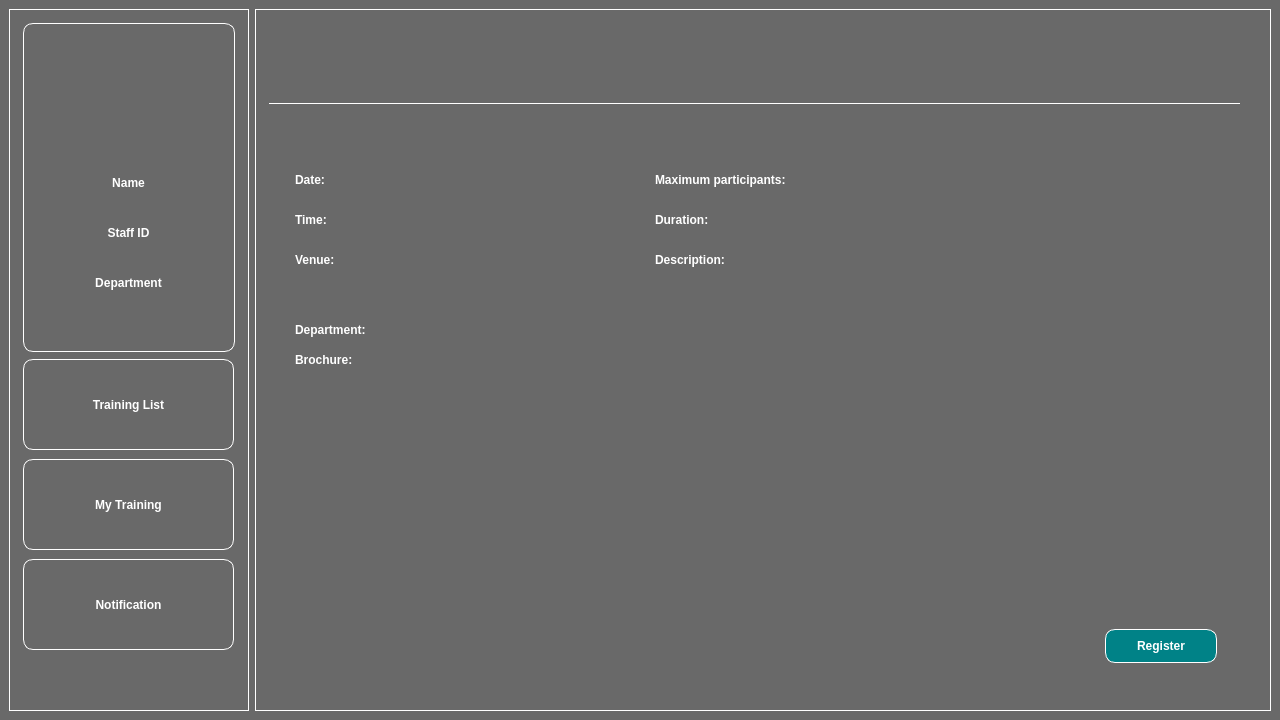
<?xml version="1.0" encoding="UTF-8"?>
<ui version="4.0">
 <class>MainWindow</class>
 <widget class="QMainWindow" name="MainWindow">
  <property name="geometry">
   <rect>
    <x>0</x>
    <y>0</y>
    <width>1280</width>
    <height>720</height>
   </rect>
  </property>
  <property name="minimumSize">
   <size>
    <width>1280</width>
    <height>720</height>
   </size>
  </property>
  <property name="maximumSize">
   <size>
    <width>1280</width>
    <height>720</height>
   </size>
  </property>
  <property name="windowTitle">
   <string>MainWindow</string>
  </property>
  <property name="styleSheet">
   <string notr="true">background-color: #696969;</string>
  </property>
  <widget class="QWidget" name="centralwidget">
   <property name="minimumSize">
    <size>
     <width>1280</width>
     <height>720</height>
    </size>
   </property>
   <property name="maximumSize">
    <size>
     <width>1280</width>
     <height>720</height>
    </size>
   </property>
   <property name="autoFillBackground">
    <bool>false</bool>
   </property>
   <layout class="QHBoxLayout" name="horizontalLayout">
    <item>
     <widget class="QFrame" name="side_frame">
      <property name="minimumSize">
       <size>
        <width>240</width>
        <height>0</height>
       </size>
      </property>
      <property name="maximumSize">
       <size>
        <width>240</width>
        <height>16777215</height>
       </size>
      </property>
      <property name="styleSheet">
       <string notr="true">border: 1px solid white;</string>
      </property>
      <property name="frameShape">
       <enum>QFrame::StyledPanel</enum>
      </property>
      <property name="frameShadow">
       <enum>QFrame::Raised</enum>
      </property>
      <widget class="QFrame" name="profile_frame">
       <property name="geometry">
        <rect>
         <x>14</x>
         <y>14</y>
         <width>212</width>
         <height>329</height>
        </rect>
       </property>
       <property name="styleSheet">
        <string notr="true">border-radius: 10px;</string>
       </property>
       <property name="frameShape">
        <enum>QFrame::StyledPanel</enum>
       </property>
       <property name="frameShadow">
        <enum>QFrame::Raised</enum>
       </property>
       <widget class="QPushButton" name="profile_button">
        <property name="geometry">
         <rect>
          <x>63</x>
          <y>40</y>
          <width>90</width>
          <height>90</height>
         </rect>
        </property>
        <property name="sizePolicy">
         <sizepolicy hsizetype="Minimum" vsizetype="Fixed">
          <horstretch>0</horstretch>
          <verstretch>0</verstretch>
         </sizepolicy>
        </property>
        <property name="minimumSize">
         <size>
          <width>90</width>
          <height>90</height>
         </size>
        </property>
        <property name="maximumSize">
         <size>
          <width>90</width>
          <height>90</height>
         </size>
        </property>
        <property name="styleSheet">
         <string notr="true">border: none;
border-radius: 50%;
</string>
        </property>
        <property name="text">
         <string/>
        </property>
        <property name="icon">
         <iconset>
          <normaloff>profile.png</normaloff>profile.png</iconset>
        </property>
        <property name="iconSize">
         <size>
          <width>90</width>
          <height>90</height>
         </size>
        </property>
       </widget>
       <widget class="QLabel" name="name_label">
        <property name="geometry">
         <rect>
          <x>10</x>
          <y>150</y>
          <width>191</width>
          <height>20</height>
         </rect>
        </property>
        <property name="layoutDirection">
         <enum>Qt::LeftToRight</enum>
        </property>
        <property name="styleSheet">
         <string notr="true">border: none;
color: white;
font-weight: bold;
</string>
        </property>
        <property name="text">
         <string>Name</string>
        </property>
        <property name="alignment">
         <set>Qt::AlignCenter</set>
        </property>
       </widget>
       <widget class="QLabel" name="staff_id_label">
        <property name="geometry">
         <rect>
          <x>10</x>
          <y>200</y>
          <width>191</width>
          <height>20</height>
         </rect>
        </property>
        <property name="styleSheet">
         <string notr="true">border: none;
color: white;
font-weight: bold;</string>
        </property>
        <property name="text">
         <string>Staff ID</string>
        </property>
        <property name="alignment">
         <set>Qt::AlignCenter</set>
        </property>
       </widget>
       <widget class="QLabel" name="department_label">
        <property name="geometry">
         <rect>
          <x>10</x>
          <y>250</y>
          <width>191</width>
          <height>20</height>
         </rect>
        </property>
        <property name="styleSheet">
         <string notr="true">border: none;
color: white;
font-weight: bold;</string>
        </property>
        <property name="text">
         <string>Department</string>
        </property>
        <property name="alignment">
         <set>Qt::AlignCenter</set>
        </property>
       </widget>
       <widget class="QLabel" name="name_db">
        <property name="geometry">
         <rect>
          <x>10</x>
          <y>170</y>
          <width>191</width>
          <height>20</height>
         </rect>
        </property>
        <property name="styleSheet">
         <string notr="true">border: none;
color: white;</string>
        </property>
        <property name="text">
         <string/>
        </property>
        <property name="alignment">
         <set>Qt::AlignCenter</set>
        </property>
       </widget>
       <widget class="QLabel" name="id_db">
        <property name="geometry">
         <rect>
          <x>10</x>
          <y>220</y>
          <width>191</width>
          <height>20</height>
         </rect>
        </property>
        <property name="styleSheet">
         <string notr="true">border: none;
color: white;</string>
        </property>
        <property name="text">
         <string/>
        </property>
        <property name="alignment">
         <set>Qt::AlignCenter</set>
        </property>
       </widget>
       <widget class="QLabel" name="department_db">
        <property name="geometry">
         <rect>
          <x>10</x>
          <y>270</y>
          <width>191</width>
          <height>20</height>
         </rect>
        </property>
        <property name="styleSheet">
         <string notr="true">border: none;
color: white;</string>
        </property>
        <property name="text">
         <string/>
        </property>
        <property name="alignment">
         <set>Qt::AlignCenter</set>
        </property>
       </widget>
      </widget>
      <widget class="QPushButton" name="my_training_button">
       <property name="geometry">
        <rect>
         <x>14</x>
         <y>450</y>
         <width>211</width>
         <height>91</height>
        </rect>
       </property>
       <property name="styleSheet">
        <string notr="true">color: white;
font-weight: bold;
border-radius: 10px;</string>
       </property>
       <property name="text">
        <string>My Training</string>
       </property>
      </widget>
      <widget class="QPushButton" name="list_button">
       <property name="geometry">
        <rect>
         <x>14</x>
         <y>350</y>
         <width>211</width>
         <height>91</height>
        </rect>
       </property>
       <property name="styleSheet">
        <string notr="true">color: white;
font-weight: bold;
border-radius: 10px;</string>
       </property>
       <property name="text">
        <string>Training List</string>
       </property>
      </widget>
      <widget class="QPushButton" name="notification_button">
       <property name="geometry">
        <rect>
         <x>14</x>
         <y>550</y>
         <width>211</width>
         <height>91</height>
        </rect>
       </property>
       <property name="styleSheet">
        <string notr="true">color: white;
font-weight: bold;
border-radius: 10px;</string>
       </property>
       <property name="text">
        <string>Notification</string>
       </property>
      </widget>
      <widget class="QPushButton" name="logout_button">
       <property name="geometry">
        <rect>
         <x>14</x>
         <y>650</y>
         <width>51</width>
         <height>41</height>
        </rect>
       </property>
       <property name="styleSheet">
        <string notr="true">border: none;
border-radius: 50%;</string>
       </property>
       <property name="text">
        <string/>
       </property>
       <property name="icon">
        <iconset>
         <normaloff>logout.png</normaloff>logout.png</iconset>
       </property>
       <property name="iconSize">
        <size>
         <width>45</width>
         <height>45</height>
        </size>
       </property>
      </widget>
      <widget class="QLabel" name="notification_menu_dot">
       <property name="geometry">
        <rect>
         <x>170</x>
         <y>570</y>
         <width>21</width>
         <height>21</height>
        </rect>
       </property>
       <property name="styleSheet">
        <string notr="true">border: none;</string>
       </property>
       <property name="text">
        <string/>
       </property>
       <property name="scaledContents">
        <bool>true</bool>
       </property>
      </widget>
     </widget>
    </item>
    <item>
     <widget class="QFrame" name="main_frame">
      <property name="styleSheet">
       <string notr="true">border: 1px solid white;</string>
      </property>
      <property name="frameShape">
       <enum>QFrame::StyledPanel</enum>
      </property>
      <property name="frameShadow">
       <enum>QFrame::Raised</enum>
      </property>
      <widget class="QLabel" name="header">
       <property name="geometry">
        <rect>
         <x>14</x>
         <y>14</y>
         <width>971</width>
         <height>81</height>
        </rect>
       </property>
       <property name="sizePolicy">
        <sizepolicy hsizetype="Preferred" vsizetype="Preferred">
         <horstretch>0</horstretch>
         <verstretch>0</verstretch>
        </sizepolicy>
       </property>
       <property name="font">
        <font>
         <pointsize>22</pointsize>
         <weight>75</weight>
         <bold>true</bold>
        </font>
       </property>
       <property name="styleSheet">
        <string notr="true">border: none;
border-bottom: 1px solid white;
color: white;
font-weight: bold;
</string>
       </property>
       <property name="text">
        <string/>
       </property>
      </widget>
      <widget class="QLabel" name="brochure_label">
       <property name="geometry">
        <rect>
         <x>40</x>
         <y>340</y>
         <width>91</width>
         <height>21</height>
        </rect>
       </property>
       <property name="font">
        <font>
         <pointsize>9</pointsize>
         <weight>75</weight>
         <bold>true</bold>
         <underline>false</underline>
        </font>
       </property>
       <property name="styleSheet">
        <string notr="true">color: white;
border: none;</string>
       </property>
       <property name="text">
        <string>Brochure:</string>
       </property>
      </widget>
      <widget class="QLabel" name="duration_label">
       <property name="geometry">
        <rect>
         <x>400</x>
         <y>200</y>
         <width>91</width>
         <height>21</height>
        </rect>
       </property>
       <property name="font">
        <font>
         <pointsize>9</pointsize>
         <weight>75</weight>
         <bold>true</bold>
         <underline>false</underline>
        </font>
       </property>
       <property name="styleSheet">
        <string notr="true">color: white;
border: none;</string>
       </property>
       <property name="text">
        <string>Duration:</string>
       </property>
      </widget>
      <widget class="QLabel" name="description_db">
       <property name="geometry">
        <rect>
         <x>540</x>
         <y>240</y>
         <width>411</width>
         <height>351</height>
        </rect>
       </property>
       <property name="font">
        <font>
         <pointsize>9</pointsize>
         <weight>50</weight>
         <bold>false</bold>
         <underline>false</underline>
        </font>
       </property>
       <property name="styleSheet">
        <string notr="true">color: white;
border: none;</string>
       </property>
       <property name="text">
        <string/>
       </property>
       <property name="alignment">
        <set>Qt::AlignLeading|Qt::AlignLeft|Qt::AlignTop</set>
       </property>
       <property name="wordWrap">
        <bool>true</bool>
       </property>
      </widget>
      <widget class="QLabel" name="venue_label">
       <property name="geometry">
        <rect>
         <x>40</x>
         <y>240</y>
         <width>71</width>
         <height>21</height>
        </rect>
       </property>
       <property name="font">
        <font>
         <pointsize>9</pointsize>
         <weight>75</weight>
         <bold>true</bold>
         <underline>false</underline>
        </font>
       </property>
       <property name="styleSheet">
        <string notr="true">color: white;
border: none;</string>
       </property>
       <property name="text">
        <string>Venue:</string>
       </property>
      </widget>
      <widget class="QLabel" name="time_db">
       <property name="geometry">
        <rect>
         <x>110</x>
         <y>200</y>
         <width>51</width>
         <height>21</height>
        </rect>
       </property>
       <property name="font">
        <font>
         <pointsize>9</pointsize>
         <weight>50</weight>
         <bold>false</bold>
         <underline>false</underline>
        </font>
       </property>
       <property name="styleSheet">
        <string notr="true">color: white;
border: none;</string>
       </property>
       <property name="text">
        <string/>
       </property>
      </widget>
      <widget class="QLabel" name="training">
       <property name="geometry">
        <rect>
         <x>40</x>
         <y>110</y>
         <width>171</width>
         <height>41</height>
        </rect>
       </property>
       <property name="font">
        <font>
         <pointsize>11</pointsize>
         <weight>75</weight>
         <bold>true</bold>
         <underline>true</underline>
        </font>
       </property>
       <property name="styleSheet">
        <string notr="true">color: white;
border: none;</string>
       </property>
       <property name="text">
        <string/>
       </property>
      </widget>
      <widget class="QLabel" name="number_participants_db">
       <property name="geometry">
        <rect>
         <x>630</x>
         <y>160</y>
         <width>81</width>
         <height>21</height>
        </rect>
       </property>
       <property name="font">
        <font>
         <pointsize>9</pointsize>
         <weight>50</weight>
         <bold>false</bold>
         <underline>false</underline>
        </font>
       </property>
       <property name="styleSheet">
        <string notr="true">color: white;
border: none;</string>
       </property>
       <property name="text">
        <string/>
       </property>
      </widget>
      <widget class="QPushButton" name="register_button">
       <property name="geometry">
        <rect>
         <x>850</x>
         <y>620</y>
         <width>112</width>
         <height>34</height>
        </rect>
       </property>
       <property name="font">
        <font>
         <weight>75</weight>
         <bold>true</bold>
        </font>
       </property>
       <property name="styleSheet">
        <string notr="true">color: white;
font-weight: bold;
border: 1px solid white;
border-radius: 10px;
background: #008287;</string>
       </property>
       <property name="text">
        <string>Register</string>
       </property>
      </widget>
      <widget class="QLabel" name="time_label">
       <property name="geometry">
        <rect>
         <x>40</x>
         <y>200</y>
         <width>51</width>
         <height>21</height>
        </rect>
       </property>
       <property name="font">
        <font>
         <pointsize>9</pointsize>
         <weight>75</weight>
         <bold>true</bold>
         <underline>false</underline>
        </font>
       </property>
       <property name="styleSheet">
        <string notr="true">color: white;
border: none;</string>
       </property>
       <property name="text">
        <string>Time:</string>
       </property>
      </widget>
      <widget class="QLabel" name="department_label_2">
       <property name="geometry">
        <rect>
         <x>40</x>
         <y>310</y>
         <width>121</width>
         <height>21</height>
        </rect>
       </property>
       <property name="font">
        <font>
         <pointsize>9</pointsize>
         <weight>75</weight>
         <bold>true</bold>
         <underline>false</underline>
        </font>
       </property>
       <property name="styleSheet">
        <string notr="true">color: white;
border: none;</string>
       </property>
       <property name="text">
        <string>Department:</string>
       </property>
      </widget>
      <widget class="QLabel" name="venue_db">
       <property name="geometry">
        <rect>
         <x>120</x>
         <y>240</y>
         <width>251</width>
         <height>51</height>
        </rect>
       </property>
       <property name="font">
        <font>
         <pointsize>9</pointsize>
         <weight>50</weight>
         <bold>false</bold>
         <underline>false</underline>
        </font>
       </property>
       <property name="styleSheet">
        <string notr="true">color: white;
border: none;</string>
       </property>
       <property name="text">
        <string/>
       </property>
       <property name="alignment">
        <set>Qt::AlignLeading|Qt::AlignLeft|Qt::AlignTop</set>
       </property>
       <property name="wordWrap">
        <bool>true</bool>
       </property>
      </widget>
      <widget class="QLabel" name="department_db_2">
       <property name="geometry">
        <rect>
         <x>170</x>
         <y>310</y>
         <width>201</width>
         <height>21</height>
        </rect>
       </property>
       <property name="font">
        <font>
         <pointsize>9</pointsize>
         <weight>50</weight>
         <bold>false</bold>
         <underline>false</underline>
        </font>
       </property>
       <property name="styleSheet">
        <string notr="true">color: white;
border: none;</string>
       </property>
       <property name="text">
        <string/>
       </property>
      </widget>
      <widget class="QLabel" name="date_label">
       <property name="geometry">
        <rect>
         <x>40</x>
         <y>160</y>
         <width>51</width>
         <height>21</height>
        </rect>
       </property>
       <property name="font">
        <font>
         <pointsize>9</pointsize>
         <weight>75</weight>
         <bold>true</bold>
         <underline>false</underline>
        </font>
       </property>
       <property name="styleSheet">
        <string notr="true">color: white;
border: none;</string>
       </property>
       <property name="text">
        <string>Date:</string>
       </property>
      </widget>
      <widget class="QLabel" name="date_db">
       <property name="geometry">
        <rect>
         <x>100</x>
         <y>160</y>
         <width>151</width>
         <height>21</height>
        </rect>
       </property>
       <property name="font">
        <font>
         <pointsize>9</pointsize>
         <weight>50</weight>
         <bold>false</bold>
         <underline>false</underline>
        </font>
       </property>
       <property name="styleSheet">
        <string notr="true">color: white;
border: none;</string>
       </property>
       <property name="text">
        <string/>
       </property>
      </widget>
      <widget class="QPushButton" name="brochure_button">
       <property name="geometry">
        <rect>
         <x>40</x>
         <y>370</y>
         <width>451</width>
         <height>291</height>
        </rect>
       </property>
       <property name="styleSheet">
        <string notr="true">border: none;</string>
       </property>
       <property name="text">
        <string/>
       </property>
       <property name="iconSize">
        <size>
         <width>430</width>
         <height>400</height>
        </size>
       </property>
      </widget>
      <widget class="QLabel" name="number_participants_label">
       <property name="geometry">
        <rect>
         <x>400</x>
         <y>160</y>
         <width>221</width>
         <height>21</height>
        </rect>
       </property>
       <property name="font">
        <font>
         <pointsize>9</pointsize>
         <weight>75</weight>
         <bold>true</bold>
         <underline>false</underline>
        </font>
       </property>
       <property name="styleSheet">
        <string notr="true">color: white;
border: none;</string>
       </property>
       <property name="text">
        <string>Maximum participants:</string>
       </property>
      </widget>
      <widget class="QLabel" name="description_label">
       <property name="geometry">
        <rect>
         <x>400</x>
         <y>240</y>
         <width>111</width>
         <height>21</height>
        </rect>
       </property>
       <property name="font">
        <font>
         <pointsize>9</pointsize>
         <weight>75</weight>
         <bold>true</bold>
         <underline>false</underline>
        </font>
       </property>
       <property name="styleSheet">
        <string notr="true">color: white;
border: none;</string>
       </property>
       <property name="text">
        <string>Description:</string>
       </property>
      </widget>
      <widget class="QLabel" name="duration_db">
       <property name="geometry">
        <rect>
         <x>500</x>
         <y>200</y>
         <width>71</width>
         <height>21</height>
        </rect>
       </property>
       <property name="font">
        <font>
         <pointsize>9</pointsize>
         <weight>50</weight>
         <bold>false</bold>
         <underline>false</underline>
        </font>
       </property>
       <property name="styleSheet">
        <string notr="true">color: white;
border: none;</string>
       </property>
       <property name="text">
        <string/>
       </property>
      </widget>
     </widget>
    </item>
   </layout>
  </widget>
 </widget>
 <resources/>
 <connections/>
</ui>
